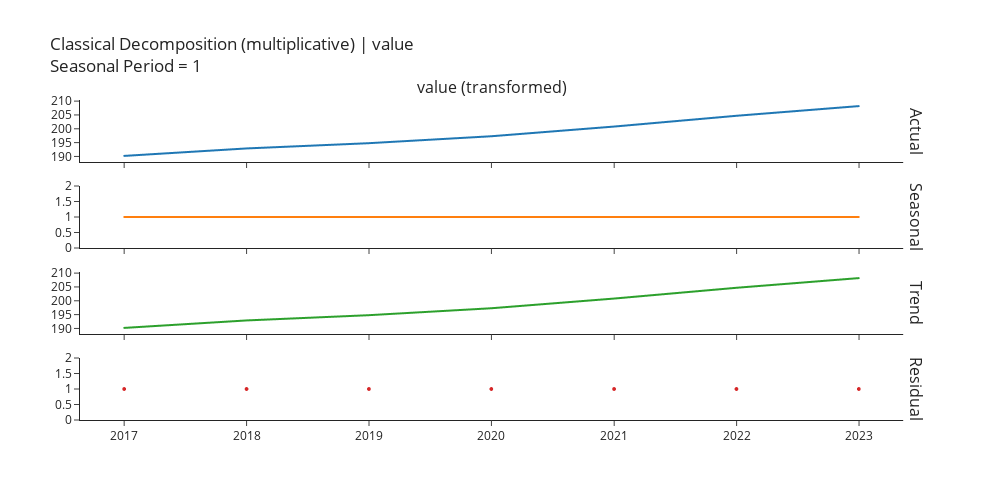

The notebook cell this image was saved under:
### Markdown cell above
## polytrend

### Code cell
ets_dt = exp.create_model('polytrend')
exp.plot_model(plot = 'decomp', 
               data_kwargs = {'type' : 'multiplicative'},
               fig_kwargs = {"height":500,"width":1000,"template": "simple_white","hoverinfo":"none","big_data_threshold":10})
exp.plot_model(estimator = ets_dt, 
               plot = 'forecast', 
               data_kwargs = {'fh' : 8},
               fig_kwargs = {"height":500,"width":1000,"template": "simple_white","hoverinfo":"none","big_data_threshold":10})

### Figure 1 — Plotly figure (JSON) as saved in the notebook; plotly's stock layout.template omitted (floating-point values rounded to 4 significant figures)
{"data": [{"line": {"color": "rgb(31, 119, 180)", "width": 2}, "marker": {"size": 2}, "mode": "lines+markers", "name": "Actual", "type": "scattergl", "x": ["2017-01-01T00:00:00", "2018-01-01T00:00:00", "2019-01-01T00:00:00", "2020-01-01T00:00:00", "2021-01-01T00:00:00", "2022-01-01T00:00:00", "2023-01-01T00:00:00"], "xaxis": "x", "y": [190.2, 192.9, 194.8, 197.3, 200.8, 204.7, 208.2], "yaxis": "y"}, {"line": {"color": "rgb(255, 127, 14)", "width": 2}, "marker": {"size": 2}, "mode": "lines+markers", "name": "Seasonal", "type": "scattergl", "x": ["2017-01-01T00:00:00", "2018-01-01T00:00:00", "2019-01-01T00:00:00", "2020-01-01T00:00:00", "2021-01-01T00:00:00", "2022-01-01T00:00:00", "2023-01-01T00:00:00"], "xaxis": "x2", "y": [1, 1, 1, 1, 1, 1, 1], "yaxis": "y2"}, {"line": {"color": "rgb(44, 160, 44)", "width": 2}, "marker": {"size": 2}, "mode": "lines+markers", "name": "Trend", "type": "scattergl", "x": ["2017-01-01T00:00:00", "2018-01-01T00:00:00", "2019-01-01T00:00:00", "2020-01-01T00:00:00", "2021-01-01T00:00:00", "2022-01-01T00:00:00", "2023-01-01T00:00:00"], "xaxis": "x3", "y": [190.2, 192.9, 194.8, 197.3, 200.8, 204.7, 208.2], "yaxis": "y3"}, {"line": {"color": "rgb(214, 39, 40)", "width": 2}, "marker": {"size": 4}, "mode": "markers", "name": "Residuals", "type": "scattergl", "x": ["2017-01-01T00:00:00", "2018-01-01T00:00:00", "2019-01-01T00:00:00", "2020-01-01T00:00:00", "2021-01-01T00:00:00", "2022-01-01T00:00:00", "2023-01-01T00:00:00"], "xaxis": "x4", "y": [1, 1, 1, 1, 1, 1, 1], "yaxis": "y4"}], "layout": {"annotations": [{"font": {"size": 16}, "showarrow": false, "text": "value (transformed)", "x": 0.49, "xanchor": "center", "xref": "paper", "y": 1, "yanchor": "bottom", "yref": "paper"}, {"font": {"size": 16}, "showarrow": false, "text": "Actual", "textangle": 90, "x": 0.98, "xanchor": "left", "xref": "paper", "y": 0.9031, "yanchor": "middle", "yref": "paper"}, {"font": {"size": 16}, "showarrow": false, "text": "Seasonal", "textangle": 90, "x": 0.98, "xanchor": "left", "xref": "paper", "y": 0.6344, "yanchor": "middle", "yref": "paper"}, {"font": {"size": 16}, "showarrow": false, "text": "Trend", "textangle": 90, "x": 0.98, "xanchor": "left", "xref": "paper", "y": 0.3656, "yanchor": "middle", "yref": "paper"}, {"font": {"size": 16}, "showarrow": false, "text": "Residual", "textangle": 90, "x": 0.98, "xanchor": "left", "xref": "paper", "y": 0.09688, "yanchor": "middle", "yref": "paper"}], "autosize": false, "height": 500, "showlegend": false, "title": {"text": "Classical Decomposition (multiplicative) | value<br>Seasonal Period = 1"}, "width": 1000, "xaxis": {"anchor": "y", "domain": [0, 0.98], "matches": "x4", "showticklabels": false}, "xaxis2": {"anchor": "y2", "domain": [0, 0.98], "matches": "x4", "showticklabels": false}, "xaxis3": {"anchor": "y3", "domain": [0, 0.98], "matches": "x4", "showticklabels": false}, "xaxis4": {"anchor": "y4", "domain": [0, 0.98]}, "yaxis": {"anchor": "x", "domain": [0.8063, 1]}, "yaxis2": {"anchor": "x2", "domain": [0.5375, 0.7312]}, "yaxis3": {"anchor": "x3", "domain": [0.2687, 0.4625]}, "yaxis4": {"anchor": "x4", "domain": [0, 0.1938]}}}
